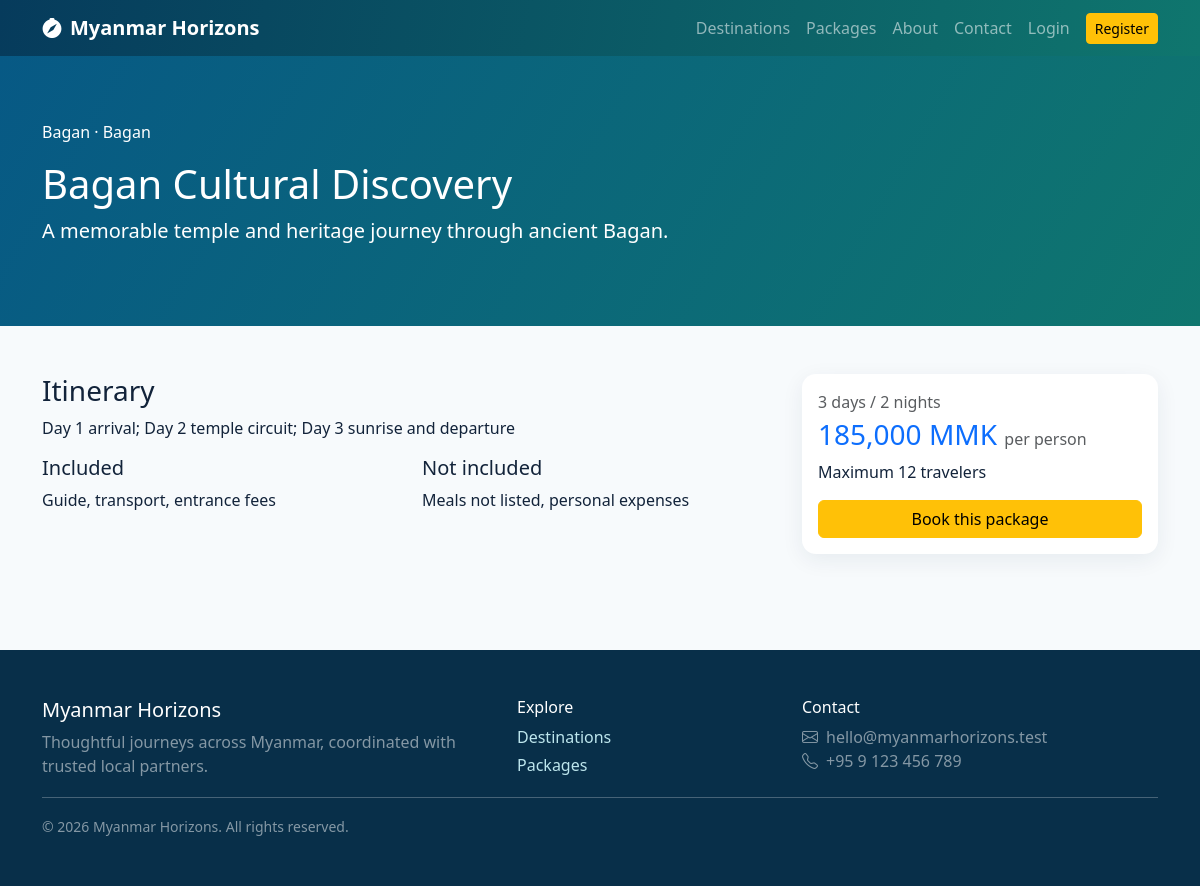
The app's page /package-details.php?id=1 with its own data.
### tables this page shows
CREATE TABLE packages (package_id INT UNSIGNED AUTO_INCREMENT PRIMARY KEY,destination_id INT UNSIGNED NOT NULL,package_name VARCHAR(180) NOT NULL,description TEXT NOT NULL,duration_days TINYINT UNSIGNED NOT NULL,duration_nights TINYINT UNSIGNED NOT NULL,price_per_person DECIMAL(12,2) NOT NULL,max_travelers SMALLINT UNSIGNED NOT NULL,package_type VARCHAR(80) NOT NULL,included_services TEXT NULL,excluded_services TEXT NULL,itinerary TEXT NULL,image VARCHAR(255) NULL,status ENUM('active','inactive') DEFAULT 'active',created_at TIMESTAMP DEFAULT CURRENT_TIMESTAMP,updated_at TIMESTAMP DEFAULT CURRENT_TIMESTAMP ON UPDATE CURRENT_TIMESTAMP,FOREIGN KEY(destination_id) REFERENCES destinations(destination_id),INDEX(destination_id,status,price_per_person));

CREATE TABLE destinations (destination_id INT UNSIGNED AUTO_INCREMENT PRIMARY KEY,name VARCHAR(150) NOT NULL,city VARCHAR(100) NOT NULL,region VARCHAR(100) NOT NULL,description TEXT NOT NULL,attractions TEXT NULL,activities TEXT NULL,best_time_to_visit VARCHAR(150) NULL,estimated_budget DECIMAL(12,2) NOT NULL DEFAULT 0,image VARCHAR(255) NULL,status ENUM('active','inactive') DEFAULT 'active',popularity INT UNSIGNED DEFAULT 0,created_at TIMESTAMP DEFAULT CURRENT_TIMESTAMP,updated_at TIMESTAMP DEFAULT CURRENT_TIMESTAMP ON UPDATE CURRENT_TIMESTAMP,INDEX(name,city,region,status));

### config/database.php (called while the page is built, shortened)
<?php
function db(): PDO {
    try {
        $pdo = new PDO('mysql:host=' . DB_HOST . ';dbname=' . DB_NAME . ';charset=utf8mb4', DB_USER, DB_PASS, [
            PDO::ATTR_ERRMODE => PDO::ERRMODE_EXCEPTION,
            PDO::ATTR_DEFAULT_FETCH_MODE => PDO::FETCH_ASSOC,
            PDO::ATTR_EMULATE_PREPARES => false,
        ]);
        return $pdo;
    } catch (PDOException $e) {
        http_response_code(500);
        exit('Database connection unavailable. Check config/database.php and import database/tourism_db.sql.');
    }
}

### includes/functions.php (called while the page is built, shortened)
<?php
require_once __DIR__ . '/../config/database.php';
function e(?string $value): string
{
    return htmlspecialchars((string)$value, ENT_QUOTES, 'UTF-8');
}
function url(string $path = ''): string
{
    return rtrim(BASE_URL, '/') . '/' . ltrim($path, '/');
}
function money(float|string $amount): string
{
    return number_format((float)$amount, 0) . ' MMK';
}

### package-details.php (the view, shortened to what this page needs)
<?php require 'includes/header.php';
$id = (int)($_GET['id'] ?? 0);
$s = db()->prepare("SELECT p.*,d.name destination_name,d.city,d.region FROM packages p JOIN destinations d ON d.destination_id=p.destination_id WHERE p.package_id=? AND p.status='active'");
$s->execute([$id]);
$p = $s->fetch();
$pageTitle = $p['package_name']; ?><section class="detail-hero">
    <div class="container">
        <p><?= e($p['destination_name']) ?> · <?= e($p['city']) ?></p>
        <h1><?= e($p['package_name']) ?></h1>
        <p class="lead"><?= e($p['description']) ?></p>
    </div>
</section>
<div class="container py-5">
    <div class="row g-4">
        <article class="col-lg-8">
            <h3>Itinerary</h3>
            <p><?= nl2br(e($p['itinerary'] ?: 'A carefully planned local experience.')) ?></p>
            <div class="row">
                <div class="col-md-6">
                    <h5>Included</h5>
                    <p><?= nl2br(e($p['included_services'] ?: 'See booking details.')) ?></p>
                </div>
                <div class="col-md-6">
                    <h5>Not included</h5>
                    <p><?= nl2br(e($p['excluded_services'] ?: 'Personal expenses.')) ?></p>
                </div>
            </div>
        </article>
        <aside class="col-lg-4">
            <div class="card card-body booking-summary">
                <p class="text-muted mb-1"><?= e($p['duration_days']) ?> days / <?= e($p['duration_nights']) ?> nights</p>
                <h3 class="text-primary"><?= money($p['price_per_person']) ?> <small class="fs-6 text-muted">per person</small></h3>
                <p>Maximum <?= e($p['max_travelers']) ?> travelers</p><a class="btn btn-warning w-100" href="<?= url('booking.php?package_id=' . $p['package_id']) ?>">Book this package</a>
            </div>
        </aside>
    </div>
</div><?php require 'includes/footer.php'; ?>

### assets/css/style.css (style rules this page uses)
:root { --ocean: #075985; --teal: #0f766e; --sand: #fbbf24; --ink: #12233a }
body { background: #f7fafc; color: var(--ink) }
.card { border: 0; box-shadow: 0 6px 22px #15304d12; border-radius: 14px; overflow: hidden }
.detail-hero { background: linear-gradient(120deg, #075985, #0f766e); color: white; padding: 4rem 0 }
.booking-summary { position: sticky; top: 90px }

### records on screen
packages: destination.name "Bagan", destination.city "Bagan", package_name "Bagan Cultural Discovery", description "A memorable temple and heritage journey through ancient Bagan.", itinerary "Day 1 arrival; Day 2 temple circuit; Day 3 sunrise and departure", included_services "Guide, transport, entrance fees", excluded_services "Meals not listed, personal expenses", duration_days "3", duration_nights "2", price_per_person "185,000 MMK", max_travelers "12"
